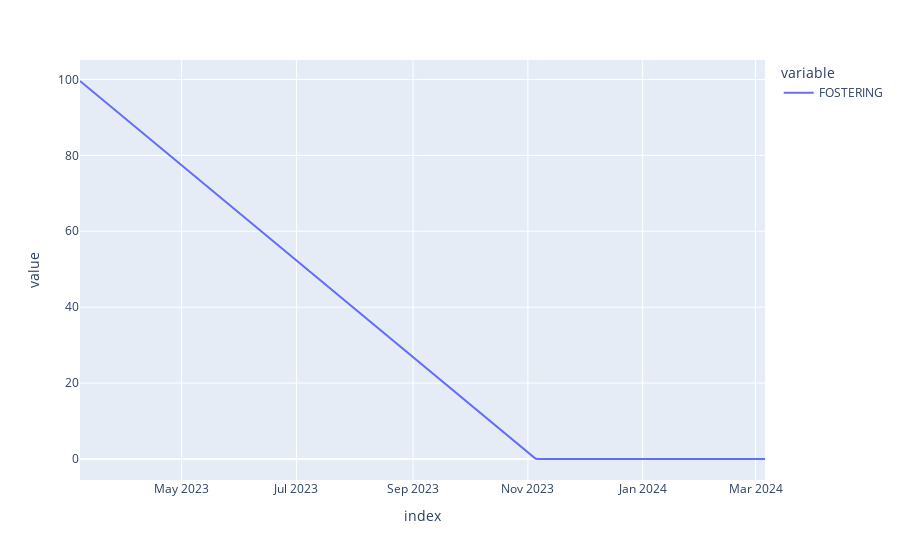

Source (notebook cell):
### Code cell
predictor = ModelPredictor(population=stock, transition_numbers=daily_entrants)
forecast = predictor.predict(steps=365, step_days=1)
forecast.columns = pd.MultiIndex.from_tuples(forecast.columns)
forecast = forecast.fillna(0).groupby(level=1, axis=1).sum()

fig = forecast.plot()
fig.show()

### Figure 1 — Plotly figure (JSON) as saved in the notebook; plotly's stock layout.template omitted (floating-point values rounded to 4 significant figures; data arrays with more than 128 entries replaced by an {"elided": "..."} marker saying what was removed)
{"data": [{"hovertemplate": "variable=FOSTERING<br>index=%{x}<br>value=%{y}<extra></extra>", "legendgroup": "FOSTERING", "line": {"color": "#636efa", "dash": "solid"}, "marker": {"symbol": "circle"}, "mode": "lines", "name": "FOSTERING", "orientation": "v", "showlegend": true, "type": "scatter", "x": {"elided": "365 str values"}, "xaxis": "x", "y": {"elided": "365 float values"}, "yaxis": "y"}], "layout": {"autosize": true, "legend": {"title": {"text": "variable"}, "tracegroupgap": 0}, "margin": {"t": 60}, "xaxis": {"anchor": "y", "autorange": true, "domain": [0, 1], "range": ["2023-03-08", "2024-03-06"], "title": {"text": "index"}, "type": "date"}, "yaxis": {"anchor": "x", "autorange": true, "domain": [0, 1], "range": [-5.533, 105.1], "title": {"text": "value"}, "type": "linear"}}}
